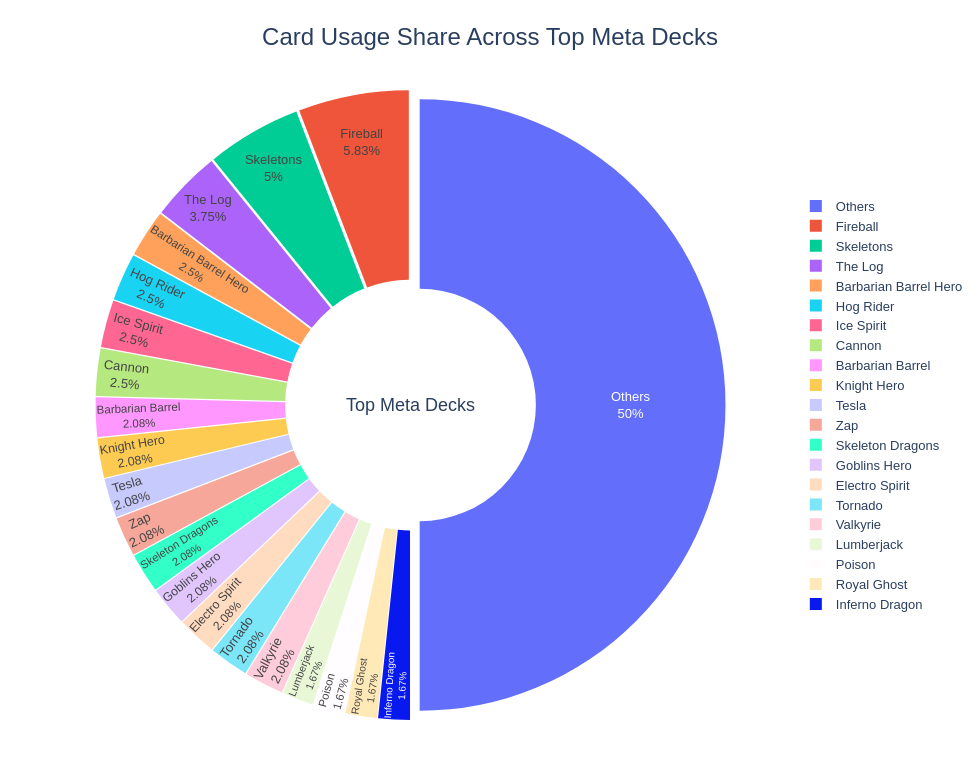

Notebook code cell kept with this figure:
### Markdown cell above
## Deck Composition Analysis

- Counts card appearances across popular decks
- Identifies frequently used cards in top decks

### Code cell
all_cards = []
for i in range(1, 9):
    col = f"card_{i}"
    if col in decks_df.columns:
        all_cards.extend(decks_df[col].dropna().tolist())

card_counts = pd.Series(all_cards).value_counts().reset_index()
card_counts.columns = ["card_name", "count"]
card_counts["percentage"] = card_counts["count"] / card_counts["count"].sum() * 100

top_n = 20
if len(card_counts) > top_n:
    top_cards = card_counts.head(top_n).copy()
    others = pd.DataFrame(
        {
            "card_name": ["Others"],
            "count": [card_counts.iloc[top_n:]["count"].sum()],
            "percentage": [card_counts.iloc[top_n:]["percentage"].sum()],
        }
    )
    plot_df = pd.concat([top_cards, others], ignore_index=True)
else:
    plot_df = card_counts.copy()

fig = px.pie(
    plot_df,
    names="card_name",
    values="count",
    hole=0.38,
    title="Card Usage Share Across Top Meta Decks"
)

fig.update_traces(
    textposition="inside",
    textinfo="percent+label",
    hovertemplate="<b>%{label}</b><br>Count: %{value}<br>Share: %{percent}<extra></extra>",
    pull=[0.03] * len(plot_df)
)

fig.update_layout(
    template="plotly_white",
    height=760,
    width=980,
    title={"x": 0.5, "xanchor": "center", "font": {"size": 24, "family": "Arial"}},
    font={"family": "Arial", "size": 13},
    margin=dict(l=40, r=40, t=90, b=40),
    legend=dict(orientation="v", yanchor="middle", y=0.5, xanchor="left", x=1.02),
    annotations=[dict(text="Top Meta Decks", x=0.5, y=0.5, font_size=18, showarrow=False)]
)

fig.show()

### Figure 1 — Plotly figure (JSON) as saved in the notebook; plotly's stock layout.template omitted (floating-point values rounded to 4 significant figures)
{"data": [{"domain": {"x": [0, 1], "y": [0, 1]}, "hole": 0.38, "hovertemplate": "<b>%{label}</b><br>Count: %{value}<br>Share: %{percent}<extra></extra>", "labels": ["Fireball", "Skeletons", "The Log", "Barbarian Barrel Hero", "Hog Rider", "Ice Spirit", "Cannon", "Barbarian Barrel", "Knight Hero", "Tesla", "Zap", "Skeleton Dragons", "Goblins Hero", "Electro Spirit", "Tornado", "Valkyrie", "Lumberjack", "Poison", "Royal Ghost", "Inferno Dragon", "Others"], "legendgroup": "", "name": "", "pull": [0.03, 0.03, 0.03, 0.03, 0.03, 0.03, 0.03, 0.03, 0.03, 0.03, 0.03, 0.03, 0.03, 0.03, 0.03, 0.03, 0.03, 0.03, 0.03, 0.03, 0.03], "showlegend": true, "textinfo": "percent+label", "textposition": "inside", "type": "pie", "values": [14, 12, 9, 6, 6, 6, 6, 5, 5, 5, 5, 5, 5, 5, 5, 5, 4, 4, 4, 4, 120]}], "layout": {"annotations": [{"font": {"size": 18}, "showarrow": false, "text": "Top Meta Decks", "x": 0.5, "y": 0.5}], "font": {"family": "Arial", "size": 13}, "height": 760, "legend": {"orientation": "v", "tracegroupgap": 0, "x": 1.02, "xanchor": "left", "y": 0.5, "yanchor": "middle"}, "margin": {"b": 40, "l": 40, "r": 40, "t": 90}, "title": {"font": {"family": "Arial", "size": 24}, "text": "Card Usage Share Across Top Meta Decks", "x": 0.5, "xanchor": "center"}, "width": 980}}
